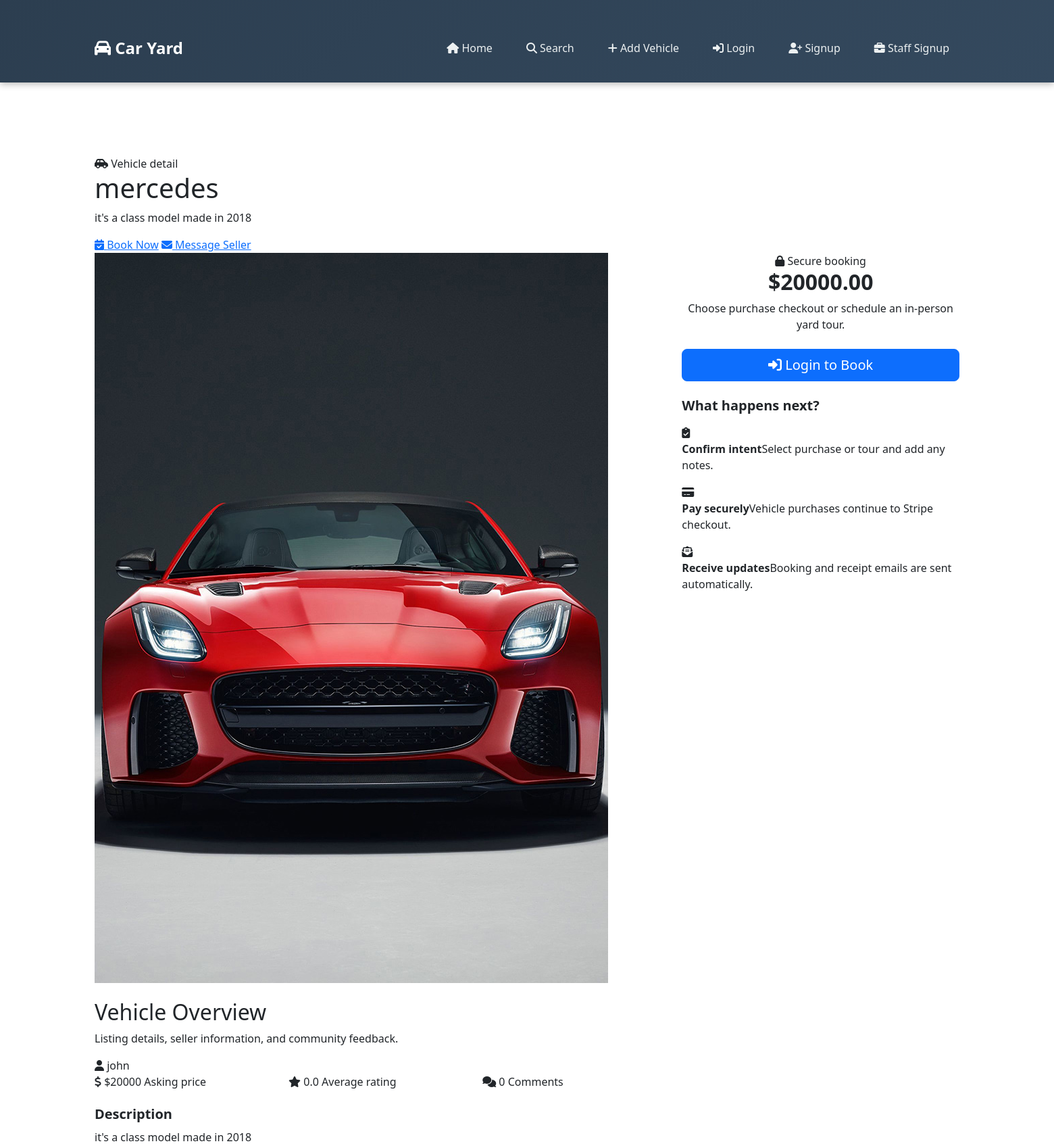
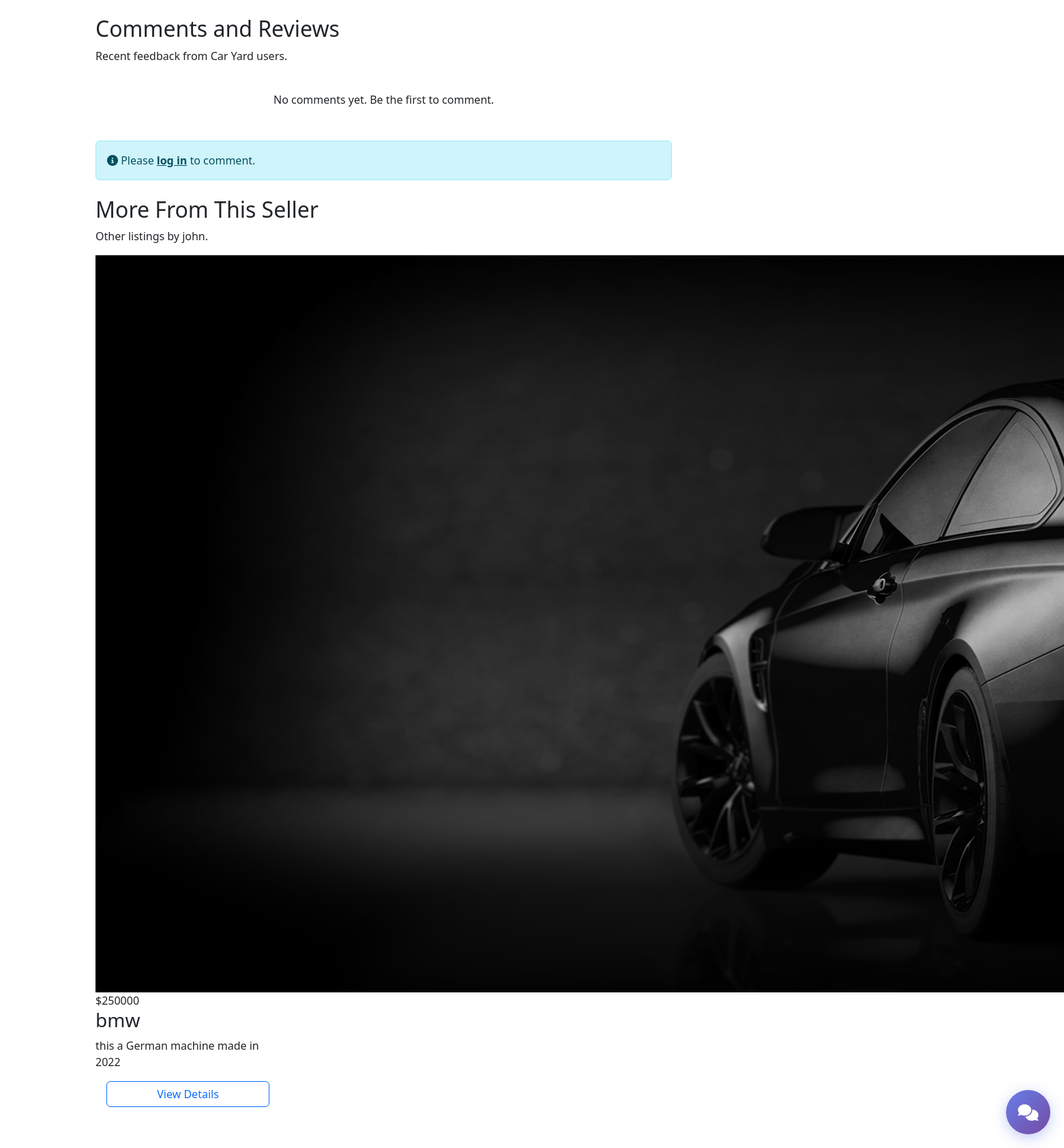
The page /vehicle/7/ on the database its author committed (2 pictures, top to bottom).
### caryard/models.py (models this page shows, shortened)
class Vehicle(models.Model):
    seller = models.ForeignKey(Seller, on_delete=models.CASCADE, related_name="vehicles")
    title = models.CharField(max_length=200, null =True)
    description = models.TextField()
    price = models.DecimalField(max_digits=10, decimal_places=2, null = True)
    image = models.ImageField(upload_to="vehicles/")
    created = models.DateTimeField(default=timezone.now)
    def average_rating(self):
        ratings = self.rating_set.all()
        if ratings.exists():
            return sum(r.score for r in ratings) / ratings.count()
        return 0

class Seller(models.Model):
    user = models.OneToOneField(User, on_delete=models.CASCADE)
    phone = models.CharField(max_length=20, blank=True, null=True)
    address = models.CharField(max_length=255, blank=True, null=True)

### caryard/views.py (the view)
# urls.py: path("vehicle/<int:pk>/", views.vehicle_detail, name="vehicle_detail"),
def vehicle_detail(request, pk):
    vehicle = get_object_or_404(Vehicle, pk=pk)
    booking_form = BookingForm()
    related_vehicles = Vehicle.objects.filter(seller=vehicle.seller).exclude(pk=vehicle.pk).order_by('-created')[:3]
    context = {
        "vehicle": vehicle,
        "booking_form": booking_form,
        "related_vehicles": related_vehicles,
    }
    return render(request, "vehicle_detail.html", context)

### caryard/templates/vehicle_detail.html (shortened to what this page needs)
{% extends "base.html" %}
{% load static %}
{% block content %}
<section class="cy-hero" style="--hero-image: url('{% if vehicle.image %}{{ vehicle.image.url }}{% else %}{% static 'img/car/car-5.jpg' %}{% endif %}');">
    <div class="cy-hero-content">
        <span class="cy-eyebrow"><i class="fa fa-car-side"></i> Vehicle detail</span>
        <h1>{{ vehicle.title }}</h1>
        <p>{{ vehicle.description|truncatewords:28 }}</p>
        <div class="cy-hero-actions">
            <a href="#booking" class="cy-btn-primary"><i class="fa fa-calendar-check"></i> Book Now</a>
            {% if vehicle.seller %}
            <a href="{% url 'send_message' vehicle.seller.user.username %}" class="cy-btn-secondary"><i class="fa fa-envelope"></i> Message Seller</a>
            {% endif %}
        </div>
    </div>
</section>
<div class="row g-4">
    <div class="col-lg-8">
        <section class="cy-image-panel mb-4">
            {% if vehicle.image %}
            <img src="{{ vehicle.image.url }}" alt="{{ vehicle.title }}">
            {% else %}
            <img src="{% static 'img/car/car-5.jpg' %}" alt="Vehicle placeholder">
            {% endif %}
        </section>
        <section class="cy-panel mb-4">
            <div class="cy-section-heading mt-0">
                <div>
                    <h2>Vehicle Overview</h2>
                    <p>Listing details, seller information, and community feedback.</p>
                </div>
                <span class="cy-chip"><i class="fa fa-user"></i> {{ vehicle.seller.user.username }}</span>
            </div>
            <div class="row g-3 mb-4">
                <div class="col-md-4">
                    <div class="cy-stat-card h-100">
                        <span class="cy-stat-icon"><i class="fa fa-dollar-sign"></i></span>
                        <span class="cy-stat-value">${{ vehicle.price|floatformat:0 }}</span>
                        <span class="cy-stat-label">Asking price</span>
                    </div>
                </div>
                <div class="col-md-4">
                    <div class="cy-stat-card h-100">
                        <span class="cy-stat-icon"><i class="fa fa-star"></i></span>
                        <span class="cy-stat-value">{{ vehicle.average_rating|floatformat:1 }}</span>
                        <span class="cy-stat-label">Average rating</span>
                    </div>
                </div>
                <div class="col-md-4">
                    <div class="cy-stat-card h-100">
                        <span class="cy-stat-icon"><i class="fa fa-comments"></i></span>
                        <span class="cy-stat-value">{{ vehicle.comment_set.count }}</span>
                        <span class="cy-stat-label">Comment{{ vehicle.comment_set.count|pluralize }}</span>
                    </div>
                </div>
            </div>
            <h3 class="h5 fw-bold">Description</h3>
            <p class="cy-muted mb-0" style="line-height: 1.8;">{{ vehicle.description }}</p>
        </section>
        <section class="cy-panel mb-4">
            <div class="cy-section-heading mt-0">
                <div>
                    <h2>Comments and Reviews</h2>
                    <p>Recent feedback from Car Yard users.</p>
                </div>
            </div>
            <div id="comments" class="mb-4">
                {% for comment in vehicle.comment_set.all %}
                <div class="border rounded p-3 mb-3 bg-white">
                    <div class="d-flex justify-content-between gap-2 mb-2">
                        <strong>{{ comment.user.username }}</strong>
                        <small class="cy-muted">{{ comment.created|date:"M d, Y H:i" }}</small>
                    </div>
                    <p class="mb-0">{{ comment.content }}</p>
                </div>
                {% empty %}
                <p class="cy-muted text-center py-4">No comments yet. Be the first to comment.</p>
                {% endfor %}
            </div>
            {% if user.is_authenticated %}
            <form id="comment-form" method="post" action="{% url 'ajax_comment' %}">
                {% csrf_token %}
                <input type="hidden" name="vehicle_id" value="{{ vehicle.id }}">
                <label class="form-label fw-bold" for="comment-content">Add a review or question</label>
                <textarea id="comment-content" name="content" class="form-control mb-3" rows="3" placeholder="Share a helpful note about this vehicle..." required></textarea>
                <button type="submit" class="btn btn-primary"><i class="fa fa-paper-plane"></i> Post Comment</button>
            </form>
            {% else %}
            <div class="alert alert-info mb-0">
                <i class="fa fa-info-circle"></i> Please <a href="{% url 'login' %}" class="alert-link">log in</a> to comment.
            </div>
            {% endif %}
        </section>
        {% if related_vehicles %}
        <section class="mb-4">
            <div class="cy-section-heading">
                <div>
                    <h2>More From This Seller</h2>
                    <p>Other listings by {{ vehicle.seller.user.username }}.</p>
                </div>
            </div>
            <div class="row g-3">
                {% for related in related_vehicles %}
                <div class="col-md-4">
                    <article class="cy-vehicle-card">
                        <div class="cy-card-media">
                            {% if related.image %}
                            <img src="{{ related.image.url }}" alt="{{ related.title }}">
                            {% else %}
                            <img src="{% static 'img/car/car-14.jpg' %}" alt="Vehicle placeholder">
                            {% endif %}
                            <span class="cy-price-tag">${{ related.price|floatformat:0 }}</span>
                        </div>
                        <div class="cy-card-body">
                            <h3 class="cy-card-title">{{ related.title }}</h3>
                            <p class="cy-card-description">{{ related.description|truncatewords:12 }}</p>
                        </div>
                        <div class="px-3 pb-3">
                            <a href="{% url 'vehicle_detail' related.pk %}" class="btn btn-outline-primary w-100">View Details</a>
                        </div>
                    </article>
                </div>
                {% endfor %}
            </div>
        </section>
        {% endif %}
    </div>
    <aside class="col-lg-4">
        <section class="cy-panel mb-4" id="booking">
            <div class="text-center mb-4">
                <span class="cy-chip mb-3"><i class="fa fa-lock"></i> Secure booking</span>
                <h2 class="fw-bold">${{ vehicle.price|floatformat:2 }}</h2>
                <p class="cy-muted mb-0">Choose purchase checkout or schedule an in-person yard tour.</p>
            </div>
            {% if user.is_authenticated %}
            <form method="post" action="{% url 'book_vehicle' vehicle.pk %}" id="bookingForm">
                {% csrf_token %}
                <div class="mb-3">
                    <label class="form-label fw-bold">Booking type</label>
                    <div class="d-grid gap-2">
                        <label class="border rounded p-3 bg-white booking-option">
                            <input class="form-check-input me-2" type="radio" name="booking_type" value="VEHICLE" checked>
                            <strong>Purchase Vehicle</strong>
                            <span class="d-block cy-muted small">Proceed to secure Stripe checkout.</span>
                        </label>
                        <label class="border rounded p-3 bg-white booking-option">
                            <input class="form-check-input me-2" type="radio" name="booking_type" value="TOUR">
                            <strong>Car Yard Tour</strong>
                            <span class="d-block cy-muted small">Visit the yard before making a decision.</span>
                        </label>
                    </div>
                </div>
                <div class="mb-3" id="tourDateField" style="display: none;">
                    <label for="tour_date" class="form-label fw-bold">Preferred tour date and time</label>
                    <input type="datetime-local" name="tour_date" id="tour_date" class="form-control">
                </div>
                <div class="mb-4">
                    <label for="notes" class="form-label fw-bold">Notes</label>
                    <textarea name="notes" id="notes" class="form-control" rows="3" placeholder="Questions, timing, or special requests"></textarea>
                </div>
                <button type="submit" class="btn btn-success btn-lg w-100"><i class="fa fa-check-circle"></i> Confirm Booking</button>
            </form>
            {% else %}
            <a href="{% url 'login' %}" class="btn btn-primary btn-lg w-100"><i class="fa fa-sign-in-alt"></i> Login to Book</a>
            {% endif %}
        </section>
        <section class="cy-panel">
            <h3 class="h5 fw-bold mb-3">What happens next?</h3>
            <div class="d-grid gap-3">
                <div class="cy-feature-item">
                    <i class="fa fa-clipboard-check"></i>
                    <div><strong>Confirm intent</strong><span>Select purchase or tour and add any notes.</span></div>
                </div>
                <div class="cy-feature-item">
                    <i class="fa fa-credit-card"></i>
                    <div><strong>Pay securely</strong><span>Vehicle purchases continue to Stripe checkout.</span></div>
                </div>
                <div class="cy-feature-item">
                    <i class="fa fa-envelope-open-text"></i>
                    <div><strong>Receive updates</strong><span>Booking and receipt emails are sent automatically.</span></div>
                </div>
            </div>
        </section>
    </aside>
</div>
{% endblock %}

### rows shown on the page
Vehicle: title "mercedes", description "it's a class model made in 2018", image (picture), seller.user.username "john", price "20000", average_rating "0.0", comment_set.count "0", price "20000.00"
Vehicle: image (picture), price "250000", title "bmw", description "this a German machine made in 2022"
